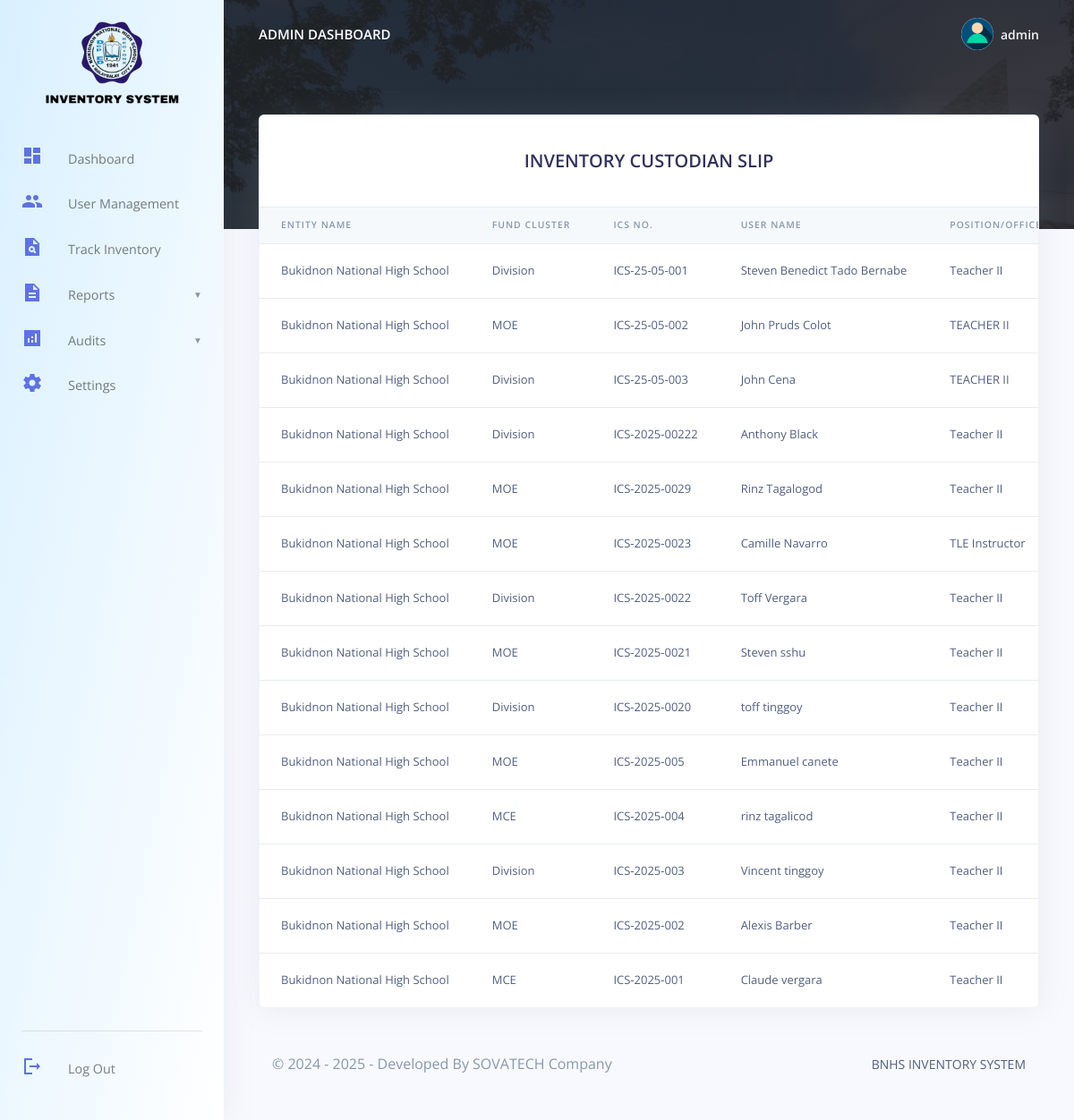
/BNHS/admin/display_ics.php (signed in), run on an earlier commit of the app's database.
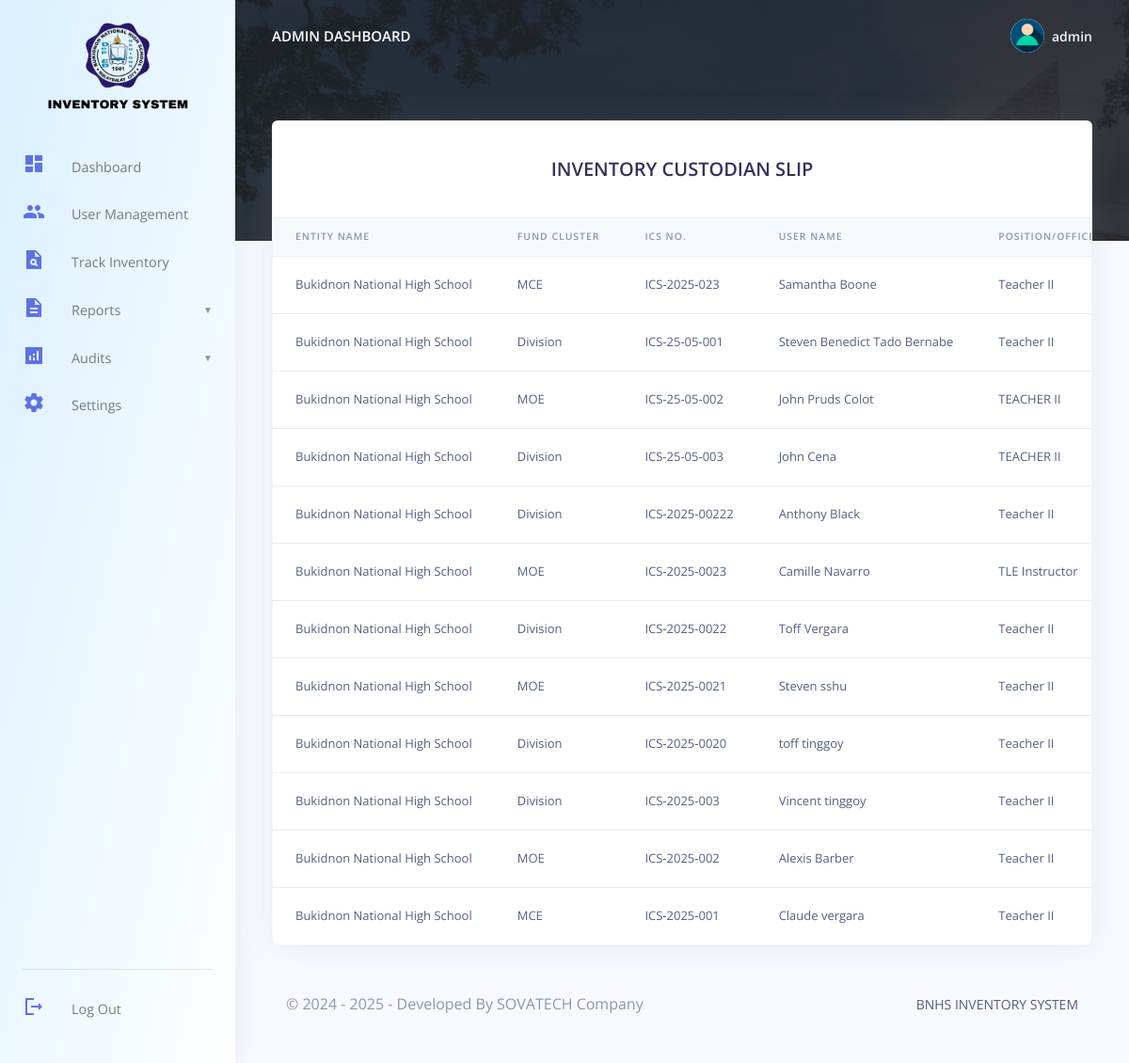
And on a later commit of the database.
### tables this page shows
CREATE TABLE `bnhs_admin` (
  `admin_id` varchar(15) NOT NULL,
  `admin_name` varchar(255) DEFAULT NULL,
  `admin_email` varchar(255) DEFAULT NULL,
  `admin_password` varchar(255) DEFAULT NULL,
  `created_at` timestamp(6) NULL DEFAULT NULL ON UPDATE current_timestamp(6),
  `resetcode` int(6) DEFAULT NULL
);

CREATE TABLE `inventory_custodian_slips` (
  `ics_id` int(11) NOT NULL,
  `entity_id` int(11) NOT NULL,
  `ics_no` varchar(50) NOT NULL,
  `end_user_name` varchar(100) NOT NULL,
  `end_user_position` varchar(100) DEFAULT NULL,
  `end_user_date` date DEFAULT NULL,
  `custodian_name` varchar(100) NOT NULL,
  `custodian_position` varchar(100) DEFAULT NULL,
  `custodian_date` date DEFAULT NULL,
  `created_at` timestamp NOT NULL DEFAULT current_timestamp(),
  `updated_at` timestamp NOT NULL DEFAULT current_timestamp() ON UPDATE current_timestamp()
);

CREATE TABLE `entities` (
  `entity_id` int(11) NOT NULL,
  `entity_name` varchar(100) NOT NULL,
  `fund_cluster` varchar(50) NOT NULL,
  `created_at` timestamp NOT NULL DEFAULT current_timestamp(),
  `updated_at` timestamp NOT NULL DEFAULT current_timestamp() ON UPDATE current_timestamp()
);

### BNHS/admin/display_ics.php (the view, shortened to what this page needs)
<?php
include('config/config.php');
require_once('partials/_head.php');
?>
<body>
  <?php require_once('partials/_sidebar.php'); ?>
  <div class="main-content">
    <?php require_once('partials/_topnav.php'); ?>
    <div class="container-fluid mt--8">
      <div class="row">
        <div class="col">
          <div class="card shadow">
            <div class="card-header border-0">
              <div class="col">
                <h2 class="text-center mb-3 pt-3 text-uppercase">Inventory Custodian Slip</h2>
              </div>
            </div>
            <div class="table-responsive">
              <table class="table align-items-center table-flush">
                <thead class="thead-light">
                  <tr>
                    <th scope="col">Entity Name</th>
                    <th scope="col">Fund Cluster</th>
                    <th scope="col">ICS No.</th>
                    <th scope="col">User Name</th>
                    <th scope="col">Position/Office</th>
                  </tr>
                </thead>
                <tbody>
                  <?php
                  $ret = "SELECT ics.ics_id, e.entity_name, e.fund_cluster, ics.ics_no,
                           ics.end_user_name, ics.end_user_position, ics.end_user_date,
                           ics.custodian_name, ics.custodian_position, ics.custodian_date
                         FROM inventory_custodian_slips ics
                         JOIN entities e ON ics.entity_id = e.entity_id
                         GROUP BY ics.ics_no
                         ORDER BY ics.created_at DESC";
                  $stmt = $mysqli->prepare($ret);
                  if (!$stmt->execute()) {
                    die("Error executing statement: " . $stmt->error);
                  }
                  $res = $stmt->get_result();
                  while ($ics = $res->fetch_object()) {
                    ?>
                    <tr>
                      <td><?php echo htmlspecialchars($ics->entity_name); ?></td>
                      <td><?php echo htmlspecialchars($ics->fund_cluster); ?></td>
                      <td><?php echo htmlspecialchars($ics->ics_no); ?></td>
                      <td><?php echo htmlspecialchars($ics->end_user_name); ?></td>
                      <td><?php echo htmlspecialchars($ics->end_user_position); ?></td>
                    </tr>
                  <?php } ?>
                </tbody>
              </table>
            </div>
          </div>
        </div>
      </div>
      <?php require_once('partials/_mainfooter.php'); ?>
    </div>
  </div>
</body>
</html>

### BNHS/admin/partials/_head.php (shortened to what this page needs)
<!DOCTYPE html>
<html>
<head>
    <link type="text/css" href="assets/css/argon.css?v=1.0.0" rel="stylesheet">
    <link type="text/css" href="assets/css/custom.css" rel="stylesheet">
    <link rel="stylesheet" href="https://cdn.datatables.net/2.2.2/css/dataTables.dataTables.min.css">
</head>

### BNHS/admin/partials/_sidebar.php (shortened to what this page needs)
<?php
$admin_id = $_SESSION['admin_id'];
$ret = "SELECT * FROM   bnhs_admin  WHERE admin_id = '$admin_id'";
$stmt = $mysqli->prepare($ret);
$stmt->execute();
$res = $stmt->get_result();
while ($admin = $res->fetch_object()) {
  ?>
  <nav class="navbar navbar-vertical fixed-left navbar-expand-md navbar-light" id="sidenav-main" style="background: linear-gradient(to bottom right, #d9f0ff, #ffffff);">
  <div class="container-fluid">
      <a class="pt-1 nav-logo-container" href="dashboard.php">
        <img src="assets/img/theme/logos.png" class="nav-logo" alt="...">
      </a>
      <div class="collapse navbar-collapse" id="sidenav-collapse-main">
        <ul class="navbar-nav">
          <li class="nav-item">
            <a class="nav-link" href="dashboard.php">
              <i><span class="material-icons-sharp text-primary">dashboard</span></i> Dashboard
            </a>
          </li>
          <li class="nav-item">
            <a class="nav-link" href="user_management.php">
              <i><span class="material-icons-sharp text-primary">group</span></i> User Management
            </a>
          </li>
          <li class="nav-item">
            <a class="nav-link" href="track_inventory.php">
              <i><span class="material-icons-sharp text-primary">plagiarism</span></i> Track Inventory
            </a>
          </li>
          <li class="nav-item">
            <a class="nav-link " href="#reportsSubmenu" data-toggle="collapse" aria-expanded="false">
              <i><span class="material-icons-sharp text-primary">description</span></i> Reports
            </a>
          </li>
          <li class="nav-item">
            <a class="nav-link" href="#AuditsSubmenu" data-toggle="collapse" aria-expanded="false">
              <i><span class="material-icons-sharp text-primary">analytics</span></i> Audits
            </a>
          </li>
          <li class="nav-item">
            <a class="nav-link" href="change_profile.php">
              <i><span class="material-icons-sharp text-primary">settings</span></i> Settings
            </a>
          </li>
        </ul>
        <div class="sidebar-footer mt-auto">
          <hr class="my-3">
          <ul class="navbar-nav mb-md-3">
            <li class="nav-item">
              <a class="nav-link" href="logout.php" id="logoutBtn">
                <i><span class="material-icons-sharp text-primary">logout</span></i> Log Out
              </a>
            </li>
          </ul>
        </div>
      </div>
    </div>
  </nav>
<?php } ?>

### BNHS/admin/partials/_topnav.php (shortened to what this page needs)
<?php
$admin_id = $_SESSION['admin_id'];
$ret = "SELECT * FROM  bnhs_admin  WHERE admin_id = '$admin_id'";
$stmt = $mysqli->prepare($ret);
$stmt->execute();
$res = $stmt->get_result();
while ($admin = $res->fetch_object()) {
    ?>
    <nav class="navbar navbar-top navbar-expand-md navbar-dark" id="navbar-main">
        <div class="container-fluid">
            <a class="h4 mb-0 text-white text-uppercase d-none d-lg-inline-block"
                href="dashboard.php"><?php echo $admin->admin_name; ?> Dashboard</a>
            <ul class="navbar-nav align-items-center d-none d-md-flex">
                <li class="nav-item dropdown">
                    <a class="nav-link pr-0" href="#" role="button" data-toggle="dropdown" aria-haspopup="true"
                        aria-expanded="false">
                        <div class="media align-items-center">
                            <span class="avatar avatar-sm rounded-circle">
                                <img alt="Image placeholder" src="assets/img/theme/user-a-min.png">
                            </span>
                            <div class="media-body ml-2 d-none d-lg-block">
                                <span class="mb-0 text-sm  font-weight-bold "><?php echo $admin->admin_name; ?></span>
                            </div>
                        </div>
                    </a>
                </li>
            </ul>
        </div>
    </nav>
<?php } ?>

### BNHS/admin/partials/_mainfooter.php
<footer class="py-5">
  <div class="container">
    <div class="row align-items-center justify-content-xl-between">
      <div class="col-xl-6">
        <div class="copyright text-center text-xl-left text-muted">
          &copy; 2024 - <?php echo date('Y'); ?> - Developed By SOVATECH Company
        </div>
      </div>
      <div class="col-xl-6">
        <ul class="nav nav-footer justify-content-center justify-content-xl-end">
          <li class="nav-item">
            <a href="" class="nav-link" target="_blank">BNHS INVENTORY SYSTEM</a>
          </li>
        </ul>
      </div>
    </div>
  </div>
</footer>

### BNHS/admin/partials/_head.php (style rules this page uses)
.navbar-nav .nav-link { display: flex; color: var(--color-info-dark); gap: 1rem; align-items: center; position: relative; }
.nav-logo { object-fit: cover; object-position: center; height: 100px; }
.nav-logo-container { display: flex; justify-content: center; align-items: center; }

### BNHS/admin/partials/_sidebar.php (style rules this page uses)
.nav-link[data-toggle="collapse"]::after { content: "▼" !important; font-size: 10px; color: #5f73e4; margin-left: 6px; }

What changed in the data, as far as the page shows it:
removed inventory_custodian_slips: entity.entity_name "Bukidnon National High School", entity.fund_cluster "MOE", ics_no "ICS-2025-0029", end_user_name "Rinz Tagalogod", end_user_position "Teacher II"
removed inventory_custodian_slips: entity.entity_name "Bukidnon National High School", entity.fund_cluster "MOE", ics_no "ICS-2025-005", end_user_name "Emmanuel canete", end_user_position "Teacher II"
removed inventory_custodian_slips: entity.entity_name "Bukidnon National High School", entity.fund_cluster "MCE", ics_no "ICS-2025-004", end_user_name "rinz tagalicod", end_user_position "Teacher II"
added inventory_custodian_slips: entity.entity_name "Bukidnon National High School", entity.fund_cluster "MCE", ics_no "ICS-2025-023", end_user_name "Samantha Boone", end_user_position "Teacher II"
